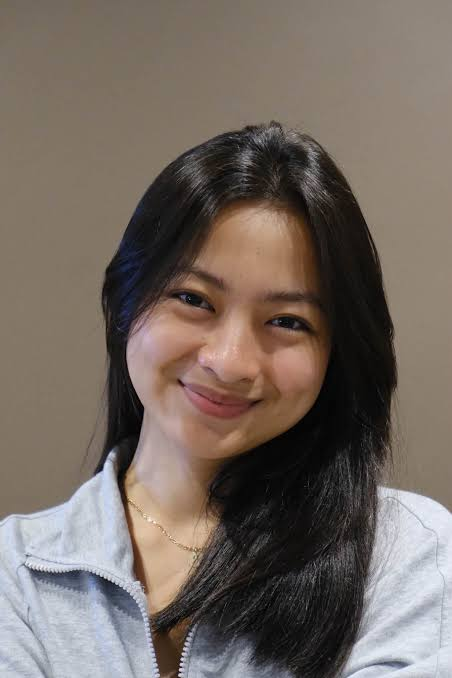
#> input picture PCD 3/reemar.jpg, 452 x 678 px
$ python main.py
#> lines starting #> are read from the running program, lines starting #| are printed output that depends on the picture

import imageio.v3 as iio
import numpy as np
import matplotlib.pyplot as plt

gambar = iio.imread("reemar.jpg")
#> gambar is the input picture: shape (678, 452, 3); mean R, G, B 116.9, 105.8, 98

if gambar.ndim == 3:
    grayscale = np.dot(
        gambar[..., :3],
        [0.299, 0.587, 0.114]
    ).astype(np.uint8)
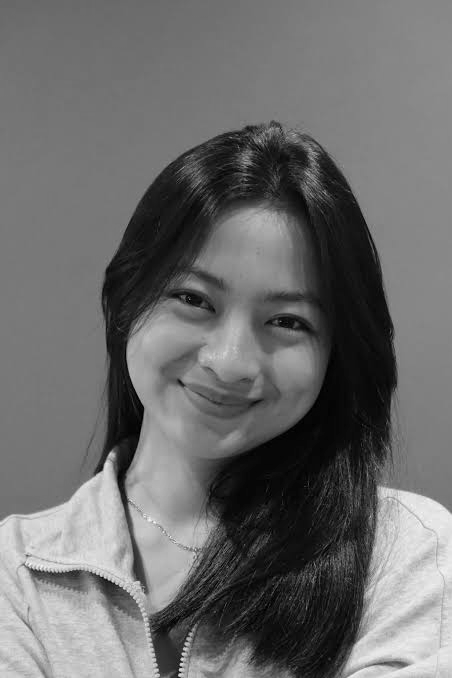
#> grayscale: shape (678, 452); min 0, max 246, mean 107.8
else:
    grayscale = gambar.astype(np.uint8)

histogram = np.bincount(grayscale.ravel(), minlength=256)
#> histogram = 256 values, max 21235 at index 120, min 0 at index 247, mean 1197.1

print("Jumlah total piksel:", grayscale.size)
#| Jumlah total piksel: 306456
print("\nHistogram Intensitas Grayscale:")

for intensitas in range(256):
    print(f"Intensitas {intensitas}: {histogram[intensitas]} piksel")
#> this loop made 256 passes
#| Intensitas 0: 65 piksel
#| Intensitas 1: 74 piksel
#| Intensitas 2: 69 piksel
#| Intensitas 3: 153 piksel
#| Intensitas 4: 117 piksel
#| Intensitas 5: 523 piksel
#| Intensitas 6: 523 piksel
#| Intensitas 7: 3236 piksel
#> (further printed lines are left out)

dominan = np.argmax(histogram)
#> dominan = 120

print("\nIntensitas paling dominan:", dominan)
print("Jumlah piksel:", histogram[dominan])

plt.figure(figsize=(15, 5))

plt.subplot(1, 3, 1)
plt.imshow(gambar)
plt.title("Gambar RGB")
plt.axis("off")

plt.subplot(1, 3, 2)
plt.imshow(grayscale, cmap="gray", vmin=0, vmax=255)
plt.title("Gambar Grayscale")
plt.axis("off")

plt.subplot(1, 3, 3)
plt.plot(range(256), histogram)
plt.title("Histogram Grayscale")
plt.xlabel("Intensitas Piksel (0-255)")
plt.ylabel("Jumlah Piksel")
plt.xlim(0, 255)
plt.grid(True, alpha=0.3)

plt.tight_layout()
plt.show()
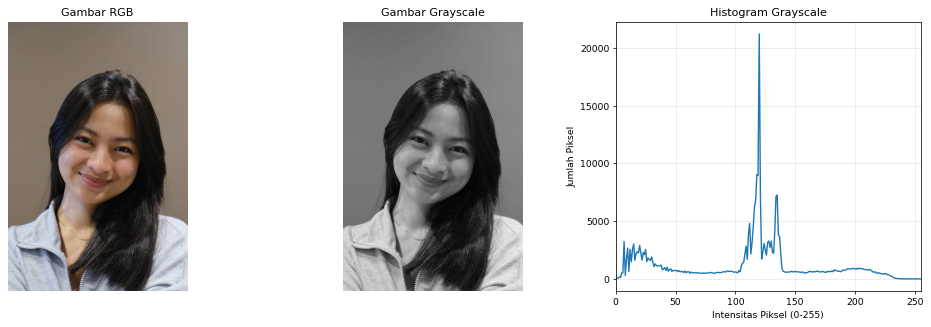
#> figure drawn by matplotlib, 3 panels; panel 3: curve peaks at x = 120, y = 21235
